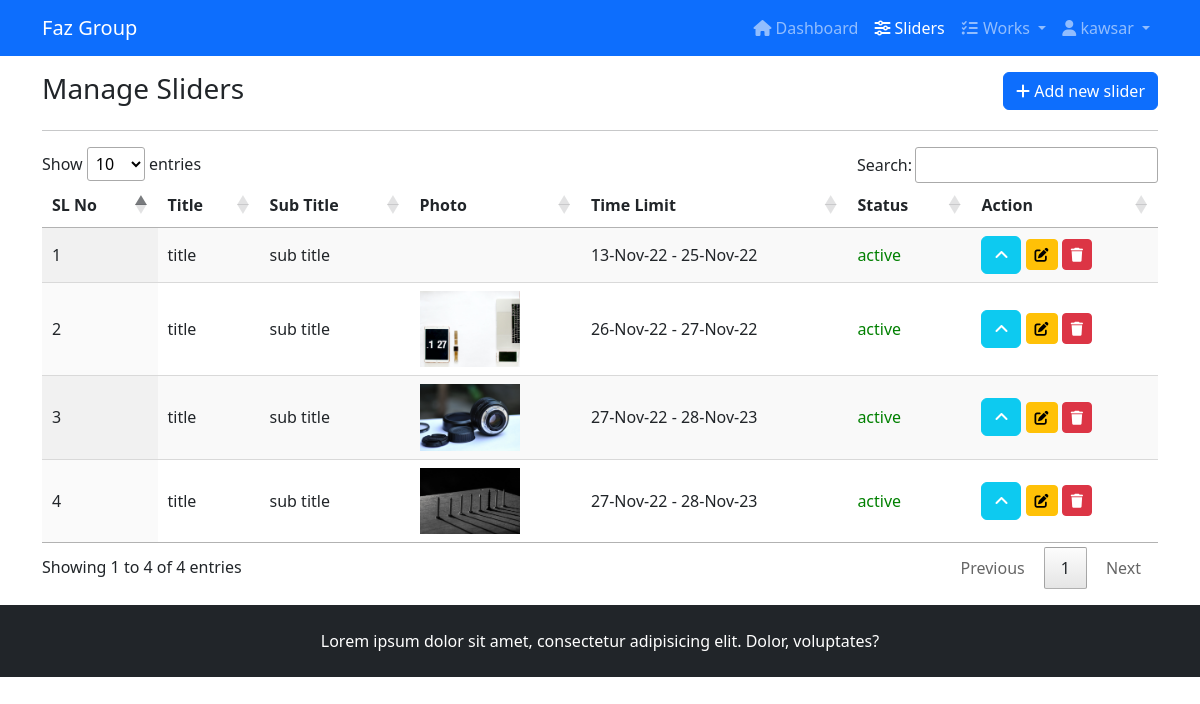
/admin/sliders.php (signed in), run on the app's committed database.
### tables this page shows
CREATE TABLE IF NOT EXISTS `sliders` (
  `id` int(11) NOT NULL AUTO_INCREMENT,
  `title` varchar(50) DEFAULT NULL,
  `sub_title` varchar(100) DEFAULT NULL,
  `start_date` date DEFAULT NULL,
  `end_date` date DEFAULT NULL,
  `url` varchar(200) DEFAULT NULL,
  `photo` varchar(50) NOT NULL,
  `status` tinyint(1) NOT NULL DEFAULT '1',
  `create_by` int(3) DEFAULT NULL,
  `created_at` timestamp NOT NULL DEFAULT CURRENT_TIMESTAMP,
  `updated_at` timestamp NOT NULL DEFAULT CURRENT_TIMESTAMP,
  PRIMARY KEY (`id`),
  KEY `create_by` (`create_by`)
);

### app/classes/Dbcon.php (called while the page is built, shortened)
<?php
class Dbcon{
    public function __construct()
    {
        $this->con = new mysqli('localhost','root','','dcw');
    }
}
?>

### app/classes/Slider.php (called while the page is built, shortened)
<?php
class Slider extends Dbcon
{
    public function sliders()
    {
        return $this->con->query("SELECT * FROM `sliders` ORDER  BY `id` DESC ");
    }
}

### admin/sliders.php (the view, shortened to what this page needs)
<?php
require_once 'header.php';
$slider = new Slider();
$result = $slider->sliders();
?>
    <section class="p-3 main-section">
        <div class="container">
            <div class="row">
                <div class="col-6">
                    <h3>Manage Sliders</h3>
                </div>
                <div class="col-6 text-end">
                    <a href="add-slider.php" class="btn btn-primary"> <i class="fa fa-add"></i> Add new slider</a>
                </div>
            </div>
            <hr>
            <div class="table-responsive">
                <table id="data-table" class="display">
                    <thead>
                    <tr>
                        <th>SL No</th>
                        <th>Title</th>
                        <th>Sub Title</th>
                        <th>Photo</th>
                        <th>Time Limit</th>
                        <th>Status</th>
                        <th>Action</th>
                    </tr>
                    </thead>
                    <tbody>
                    <?php
                    $sn = 1;
                    while ($row = $result->fetch_array()) { ?>
                        <tr class="remove-row-<?= $row['id'] ?>">
                            <td><?= $sn; ?></td>
                            <td><?= $row['title'] ?></td>
                            <td><?= $row['sub_title'] ?></td>
                            <td><img style="width: 100px;" src="<?= $slider->base_url . 'uploads/' . $row['photo'] ?>"
                                     alt=""></td>
                            <td><?= date('d-M-y', strtotime($row['start_date'])) . ' - ' . date('d-M-y', strtotime($row['end_date'])) ?></td>
                            <td id="td-change-status-<?= $row['id'] ?>"
                                style="color: <?= $row['status'] == 1 ? 'green' : 'red' ?>"><?= $row['status'] == 1 ? 'active' : 'inactive' ?></td>
                            <td>
                                <button id="button-change-status-<?= $row['id'] ?>" data-id="<?= $row['id'] ?>"
                                        class="change-status text-white btn btn-<?= $row['status'] == 1 ? 'info' : 'warning' ?>">
                                    <i class="fa fa-angle-<?= $row['status'] == 1 ? 'up' : 'down' ?>"></i>
                                </button>
                                <a href="edit-slider.php?edit=<?= base64_encode($row['id']) ?>"
                                   class="btn btn-sm btn-warning"> <i class="fa fa-edit"></i> </a>
                                <button class="btn btn-sm btn-danger remove-slider" data-id="<?= $row['id'] ?>"><i
                                            class="fa fa-trash"></i></button>
                            </td>
                        </tr>
                        <?php $sn++;
                    } ?>
                    </tbody>
                </table>
            </div>
        </div>
    </section>
<?php require_once 'footer.php'; ?>

### admin/header.php (shortened to what this page needs)
<!DOCTYPE html>
<html lang="en">
<head>
    <link rel="stylesheet" href="../assets/css/bootstrap/bootstrap.min.css">
    <link rel="stylesheet" href="../assets/datatable/css/jquery.dataTables.css">
    <link rel="stylesheet" href="../assets/datepicker/css/datepicker.css">
    <link rel="stylesheet" href="../assets/toastr/css/toastr.min.css">
    <link rel="stylesheet" href="../assets/fontawesome/css/all.min.css">
    <link rel="stylesheet" href="../assets/fontawesome/css/fontawesome.min.css">
    <link rel="stylesheet" href="../assets/css/admin/style.css">
</head>
<body>
<nav class="navbar navbar-expand-lg navbar-dark bg-primary ">
    <div class="container">
        <a class="navbar-brand" href="index.php">Faz Group</a>
        <div class="collapse navbar-collapse" id="navbarSupportedContent">
            <ul class="navbar-nav ms-auto mb-2 mb-lg-0">
                <li class="nav-item">
                    <a class="nav-link <?= basename($_SERVER['PHP_SELF']) == 'index.php' ? 'active' : '' ?> "
                       aria-current="page" href="index.php"> <i class="fa fa-home"></i> Dashboard</a>
                </li>
                <li class="nav-item">
                    <a class="nav-link <?= basename($_SERVER['PHP_SELF']) == 'sliders.php' ? 'active' : '' ?> <?= basename($_SERVER['PHP_SELF']) == 'add-slider.php' ? 'active' : '' ?> "
                       aria-current="page" href="sliders.php"> <i class="fa fa-sliders-h"></i> Sliders</a>
                </li>
                <li class="nav-item dropdown">
                    <a class="nav-link dropdown-toggle
                    <?= basename($_SERVER['PHP_SELF']) == 'work-menu.php' ? 'active' : '' ?>
                    <?= basename($_SERVER['PHP_SELF']) == 'work-menu-create.php' ? 'active' : '' ?>
                    <?= basename($_SERVER['PHP_SELF']) == 'work-item-create.php' ? 'active' : '' ?>
                    <?= basename($_SERVER['PHP_SELF']) == 'work-item.php' ? 'active' : '' ?>"
                       href="#" role="button" data-bs-toggle="dropdown"
                       aria-expanded="false"> <i class="fa fa-tasks"></i>
                        Works
                    </a>
                </li>
                <li class="nav-item dropdown">
                    <a class="nav-link dropdown-toggle" href="#" role="button" data-bs-toggle="dropdown"
                       aria-expanded="false"> <i class="fa fa-user"></i>
                        <?= strstr($_SESSION['user_name'], ' ', true) ?>
                    </a>
                </li>
            </ul>
        </div>
    </div>
</nav>

### admin/footer.php (shortened to what this page needs)
<footer class="p-4 bg-dark text-center">
    <p class="text-white m-0">Lorem ipsum dolor sit amet, consectetur adipisicing elit. Dolor, voluptates?</p>
</footer>
</body>
</html>

### assets/css/admin/style.css (style rules this page uses)
.main-section { min-height: 520px; }

### data on the page
sliders: title "title", sub_title "sub title", start_date "13-Nov-22", end_date "25-Nov-22", status "active"
sliders: title "title", sub_title "sub title", photo (picture), start_date "26-Nov-22", end_date "27-Nov-22", status "active"
sliders: title "title", sub_title "sub title", photo (picture), start_date "27-Nov-22", end_date "28-Nov-23", status "active"
sliders: title "title", sub_title "sub title", photo (picture), start_date "27-Nov-22", end_date "28-Nov-23", status "active"

### other printed values
strstr($_SESSION['user_name'], ' ', true) "kawsar"
